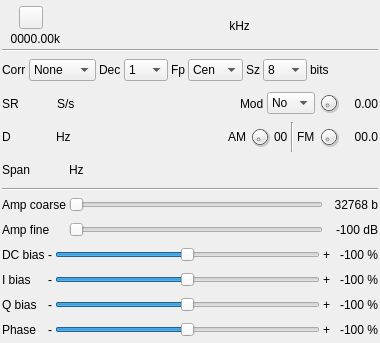
<?xml version="1.0" encoding="UTF-8"?>
<ui version="4.0">
 <class>TestSourceGui</class>
 <widget class="QWidget" name="TestSourceGui">
  <property name="geometry">
   <rect>
    <x>0</x>
    <y>0</y>
    <width>380</width>
    <height>343</height>
   </rect>
  </property>
  <property name="sizePolicy">
   <sizepolicy hsizetype="Fixed" vsizetype="Fixed">
    <horstretch>0</horstretch>
    <verstretch>0</verstretch>
   </sizepolicy>
  </property>
  <property name="minimumSize">
   <size>
    <width>360</width>
    <height>331</height>
   </size>
  </property>
  <property name="maximumSize">
   <size>
    <width>380</width>
    <height>343</height>
   </size>
  </property>
  <property name="font">
   <font>
    <family>Liberation Sans</family>
    <pointsize>9</pointsize>
    <italic>false</italic>
    <bold>false</bold>
   </font>
  </property>
  <property name="windowTitle">
   <string>Test source</string>
  </property>
  <layout class="QVBoxLayout" name="verticalLayout">
   <property name="spacing">
    <number>3</number>
   </property>
   <property name="leftMargin">
    <number>2</number>
   </property>
   <property name="topMargin">
    <number>2</number>
   </property>
   <property name="rightMargin">
    <number>2</number>
   </property>
   <property name="bottomMargin">
    <number>2</number>
   </property>
   <item>
    <layout class="QHBoxLayout" name="horizontalLayout_freq">
     <property name="topMargin">
      <number>4</number>
     </property>
     <item>
      <layout class="QVBoxLayout" name="deviceUILayout">
       <item>
        <layout class="QHBoxLayout" name="deviceButtonsLayout">
         <item>
          <widget class="ButtonSwitch" name="startStop">
           <property name="toolTip">
            <string>start/stop acquisition</string>
           </property>
           <property name="text">
            <string/>
           </property>
           <property name="icon">
            <iconset resource="../../../sdrgui/resources/res.qrc">
             <normaloff>:/play.png</normaloff>
             <normalon>:/stop.png</normalon>:/play.png</iconset>
           </property>
          </widget>
         </item>
        </layout>
       </item>
       <item>
        <layout class="QHBoxLayout" name="deviceRateLayout">
         <item>
          <widget class="QLabel" name="deviceRateText">
           <property name="minimumSize">
            <size>
             <width>58</width>
             <height>0</height>
            </size>
           </property>
           <property name="toolTip">
            <string>I/Q sample rate kS/s</string>
           </property>
           <property name="text">
            <string>0000.00k</string>
           </property>
           <property name="alignment">
            <set>Qt::AlignRight|Qt::AlignTrailing|Qt::AlignVCenter</set>
           </property>
          </widget>
         </item>
        </layout>
       </item>
      </layout>
     </item>
     <item>
      <spacer name="horizontalSpacer">
       <property name="orientation">
        <enum>Qt::Horizontal</enum>
       </property>
       <property name="sizeHint" stdset="0">
        <size>
         <width>0</width>
         <height>0</height>
        </size>
       </property>
      </spacer>
     </item>
     <item>
      <widget class="ValueDial" name="centerFrequency" native="true">
       <property name="sizePolicy">
        <sizepolicy hsizetype="Maximum" vsizetype="Maximum">
         <horstretch>0</horstretch>
         <verstretch>0</verstretch>
        </sizepolicy>
       </property>
       <property name="minimumSize">
        <size>
         <width>32</width>
         <height>16</height>
        </size>
       </property>
       <property name="font">
        <font>
         <family>Liberation Mono</family>
         <pointsize>16</pointsize>
         <italic>false</italic>
         <bold>false</bold>
        </font>
       </property>
       <property name="cursor">
        <cursorShape>PointingHandCursor</cursorShape>
       </property>
       <property name="focusPolicy">
        <enum>Qt::StrongFocus</enum>
       </property>
       <property name="toolTip">
        <string>Tuner center frequency in kHz</string>
       </property>
      </widget>
     </item>
     <item>
      <widget class="QLabel" name="freqUnits">
       <property name="text">
        <string> kHz</string>
       </property>
      </widget>
     </item>
     <item>
      <spacer name="horizontalSpacer_2">
       <property name="orientation">
        <enum>Qt::Horizontal</enum>
       </property>
       <property name="sizeHint" stdset="0">
        <size>
         <width>0</width>
         <height>0</height>
        </size>
       </property>
      </spacer>
     </item>
    </layout>
   </item>
   <item>
    <widget class="Line" name="line_2">
     <property name="orientation">
      <enum>Qt::Horizontal</enum>
     </property>
    </widget>
   </item>
   <item>
    <layout class="QHBoxLayout" name="autoCorrectionsLayout">
     <item>
      <widget class="QLabel" name="autoCorrLabel">
       <property name="text">
        <string>Corr</string>
       </property>
      </widget>
     </item>
     <item>
      <widget class="QComboBox" name="autoCorr">
       <property name="toolTip">
        <string>DC offset and IQ correction options</string>
       </property>
       <item>
        <property name="text">
         <string>None</string>
        </property>
       </item>
       <item>
        <property name="text">
         <string>DC</string>
        </property>
       </item>
       <item>
        <property name="text">
         <string>DC+IQ</string>
        </property>
       </item>
      </widget>
     </item>
     <item>
      <widget class="QLabel" name="decimationLabel">
       <property name="text">
        <string>Dec</string>
       </property>
      </widget>
     </item>
     <item>
      <widget class="QComboBox" name="decimation">
       <property name="maximumSize">
        <size>
         <width>45</width>
         <height>16777215</height>
        </size>
       </property>
       <property name="toolTip">
        <string>Decimation factor</string>
        <string>Decimation factor</string>
       </property>
       <item>
        <property name="text">
         <string>1</string>
        </property>
       </item>
       <item>
        <property name="text">
         <string>2</string>
        </property>
       </item>
       <item>
        <property name="text">
         <string>4</string>
        </property>
       </item>
       <item>
        <property name="text">
         <string>8</string>
        </property>
       </item>
       <item>
        <property name="text">
         <string>16</string>
        </property>
       </item>
       <item>
        <property name="text">
         <string>32</string>
        </property>
       </item>
       <item>
        <property name="text">
         <string>64</string>
        </property>
       </item>
      </widget>
     </item>
     <item>
      <widget class="QLabel" name="fcPosLabel">
       <property name="text">
        <string>Fp</string>
       </property>
      </widget>
     </item>
     <item>
      <widget class="QComboBox" name="fcPos">
       <property name="minimumSize">
        <size>
         <width>55</width>
         <height>0</height>
        </size>
       </property>
       <property name="maximumSize">
        <size>
         <width>50</width>
         <height>16777215</height>
        </size>
       </property>
       <property name="toolTip">
        <string>Relative position of generator center frequency</string>
       </property>
       <property name="currentIndex">
        <number>2</number>
       </property>
       <item>
        <property name="text">
         <string>Inf</string>
        </property>
       </item>
       <item>
        <property name="text">
         <string>Sup</string>
        </property>
       </item>
       <item>
        <property name="text">
         <string>Cen</string>
        </property>
       </item>
      </widget>
     </item>
     <item>
      <widget class="QLabel" name="sampleSzieLabel">
       <property name="text">
        <string>Sz</string>
       </property>
      </widget>
     </item>
     <item>
      <widget class="QComboBox" name="sampleSize">
       <property name="maximumSize">
        <size>
         <width>45</width>
         <height>16777215</height>
        </size>
       </property>
       <property name="toolTip">
        <string>Sample size</string>
       </property>
       <property name="currentIndex">
        <number>0</number>
       </property>
       <item>
        <property name="text">
         <string>8</string>
        </property>
       </item>
       <item>
        <property name="text">
         <string>12</string>
        </property>
       </item>
       <item>
        <property name="text">
         <string>16</string>
        </property>
       </item>
      </widget>
     </item>
     <item>
      <widget class="QLabel" name="sampleSizeUnits">
       <property name="text">
        <string>bits</string>
       </property>
      </widget>
     </item>
     <item>
      <spacer name="horizontalSpacer_4">
       <property name="orientation">
        <enum>Qt::Horizontal</enum>
       </property>
       <property name="sizeHint" stdset="0">
        <size>
         <width>40</width>
         <height>20</height>
        </size>
       </property>
      </spacer>
     </item>
    </layout>
   </item>
   <item>
    <layout class="QHBoxLayout" name="sampleRateLayout">
     <property name="topMargin">
      <number>2</number>
     </property>
     <property name="bottomMargin">
      <number>2</number>
     </property>
     <item>
      <widget class="QLabel" name="samplerateLabel">
       <property name="sizePolicy">
        <sizepolicy hsizetype="Maximum" vsizetype="Preferred">
         <horstretch>0</horstretch>
         <verstretch>0</verstretch>
        </sizepolicy>
       </property>
       <property name="minimumSize">
        <size>
         <width>16</width>
         <height>0</height>
        </size>
       </property>
       <property name="text">
        <string>SR</string>
       </property>
      </widget>
     </item>
     <item>
      <widget class="ValueDial" name="sampleRate" native="true">
       <property name="sizePolicy">
        <sizepolicy hsizetype="Maximum" vsizetype="Maximum">
         <horstretch>0</horstretch>
         <verstretch>0</verstretch>
        </sizepolicy>
       </property>
       <property name="minimumSize">
        <size>
         <width>32</width>
         <height>16</height>
        </size>
       </property>
       <property name="font">
        <font>
         <family>Liberation Mono</family>
         <pointsize>12</pointsize>
         <italic>false</italic>
         <bold>false</bold>
        </font>
       </property>
       <property name="cursor">
        <cursorShape>PointingHandCursor</cursorShape>
       </property>
       <property name="toolTip">
        <string>Generator sample rate (S/s)</string>
       </property>
      </widget>
     </item>
     <item>
      <widget class="QLabel" name="sampleRateUnit">
       <property name="text">
        <string>S/s</string>
       </property>
      </widget>
     </item>
     <item>
      <spacer name="horizontalSpacer_5">
       <property name="orientation">
        <enum>Qt::Horizontal</enum>
       </property>
       <property name="sizeHint" stdset="0">
        <size>
         <width>40</width>
         <height>20</height>
        </size>
       </property>
      </spacer>
     </item>
     <item>
      <widget class="QLabel" name="modulationLabel">
       <property name="text">
        <string>Mod</string>
       </property>
      </widget>
     </item>
     <item>
      <widget class="QComboBox" name="modulation">
       <property name="maximumSize">
        <size>
         <width>50</width>
         <height>16777215</height>
        </size>
       </property>
       <property name="toolTip">
        <string>Modulation</string>
       </property>
       <item>
        <property name="text">
         <string>No</string>
        </property>
       </item>
       <item>
        <property name="text">
         <string>AM</string>
        </property>
       </item>
       <item>
        <property name="text">
         <string>FM</string>
        </property>
       </item>
       <item>
        <property name="text">
         <string>P0</string>
        </property>
       </item>
       <item>
        <property name="text">
         <string>P1</string>
        </property>
       </item>
       <item>
        <property name="text">
         <string>P2</string>
        </property>
       </item>
      </widget>
     </item>
     <item>
      <widget class="QDial" name="modulationFrequency">
       <property name="maximumSize">
        <size>
         <width>22</width>
         <height>22</height>
        </size>
       </property>
       <property name="toolTip">
        <string>Modulation tone (kHz)</string>
       </property>
       <property name="minimum">
        <number>1</number>
       </property>
       <property name="maximum">
        <number>999</number>
       </property>
       <property name="pageStep">
        <number>1</number>
       </property>
      </widget>
     </item>
     <item>
      <widget class="QLabel" name="modulationFrequencyText">
       <property name="minimumSize">
        <size>
         <width>35</width>
         <height>0</height>
        </size>
       </property>
       <property name="toolTip">
        <string>Modulation tone value (kHz)</string>
       </property>
       <property name="text">
        <string>0.00</string>
       </property>
       <property name="alignment">
        <set>Qt::AlignRight|Qt::AlignTrailing|Qt::AlignVCenter</set>
       </property>
      </widget>
     </item>
    </layout>
   </item>
   <item>
    <layout class="QHBoxLayout" name="frequencyShiftLayout">
     <item>
      <widget class="QLabel" name="frequencyShiftLabel">
       <property name="minimumSize">
        <size>
         <width>16</width>
         <height>0</height>
        </size>
       </property>
       <property name="text">
        <string>D</string>
       </property>
      </widget>
     </item>
     <item>
      <widget class="ValueDialZ" name="frequencyShift" native="true">
       <property name="sizePolicy">
        <sizepolicy hsizetype="Maximum" vsizetype="Maximum">
         <horstretch>0</horstretch>
         <verstretch>0</verstretch>
        </sizepolicy>
       </property>
       <property name="minimumSize">
        <size>
         <width>32</width>
         <height>16</height>
        </size>
       </property>
       <property name="font">
        <font>
         <family>Liberation Mono</family>
         <pointsize>12</pointsize>
         <italic>false</italic>
         <bold>false</bold>
        </font>
       </property>
       <property name="cursor">
        <cursorShape>PointingHandCursor</cursorShape>
       </property>
       <property name="toolTip">
        <string>Shift from center frequency</string>
       </property>
      </widget>
     </item>
     <item>
      <widget class="QLabel" name="frequencyShiftUnits">
       <property name="text">
        <string>Hz</string>
       </property>
      </widget>
     </item>
     <item>
      <spacer name="horizontalSpacer_3">
       <property name="orientation">
        <enum>Qt::Horizontal</enum>
       </property>
       <property name="sizeHint" stdset="0">
        <size>
         <width>40</width>
         <height>20</height>
        </size>
       </property>
      </spacer>
     </item>
     <item>
      <widget class="QLabel" name="amModulationLabel">
       <property name="text">
        <string>AM</string>
       </property>
      </widget>
     </item>
     <item>
      <widget class="QDial" name="amModulation">
       <property name="maximumSize">
        <size>
         <width>22</width>
         <height>22</height>
        </size>
       </property>
       <property name="toolTip">
        <string>AM modulation (%)</string>
       </property>
       <property name="pageStep">
        <number>1</number>
       </property>
      </widget>
     </item>
     <item>
      <widget class="QLabel" name="amModulationText">
       <property name="toolTip">
        <string>AM modulation value (%)</string>
       </property>
       <property name="text">
        <string>00</string>
       </property>
      </widget>
     </item>
     <item>
      <widget class="Line" name="line">
       <property name="orientation">
        <enum>Qt::Vertical</enum>
       </property>
      </widget>
     </item>
     <item>
      <widget class="QLabel" name="fmDeviationLabel">
       <property name="text">
        <string>FM</string>
       </property>
      </widget>
     </item>
     <item>
      <widget class="QDial" name="fmDeviation">
       <property name="maximumSize">
        <size>
         <width>22</width>
         <height>22</height>
        </size>
       </property>
       <property name="toolTip">
        <string>FM deviation (kHz)</string>
       </property>
       <property name="minimum">
        <number>1</number>
       </property>
       <property name="maximum">
        <number>999</number>
       </property>
       <property name="pageStep">
        <number>1</number>
       </property>
      </widget>
     </item>
     <item>
      <widget class="QLabel" name="fmDeviationText">
       <property name="minimumSize">
        <size>
         <width>35</width>
         <height>0</height>
        </size>
       </property>
       <property name="toolTip">
        <string>FM deviation value (kHz)</string>
       </property>
       <property name="text">
        <string>00.0</string>
       </property>
       <property name="alignment">
        <set>Qt::AlignRight|Qt::AlignTrailing|Qt::AlignVCenter</set>
       </property>
      </widget>
     </item>
    </layout>
   </item>
   <item>
    <layout class="QHBoxLayout" name="horizontalLayout_span">
     <item>
      <widget class="QLabel" name="spanInputLabel">
       <property name="text">
        <string>Span</string>
       </property>
      </widget>
     </item>
     <item>
      <widget class="ValueDial" name="spanInput" native="true">
       <property name="sizePolicy">
        <sizepolicy hsizetype="Maximum" vsizetype="Maximum">
         <horstretch>0</horstretch>
         <verstretch>0</verstretch>
        </sizepolicy>
       </property>
       <property name="minimumSize">
        <size>
         <width>32</width>
         <height>16</height>
        </size>
       </property>
       <property name="font">
        <font>
         <family>Liberation Mono</family>
         <pointsize>12</pointsize>
         <italic>false</italic>
         <bold>false</bold>
        </font>
       </property>
       <property name="cursor">
        <cursorShape>PointingHandCursor</cursorShape>
       </property>
       <property name="toolTip">
        <string>Span Frequency</string>
       </property>
      </widget>
     </item>
     <item>
      <widget class="QLabel" name="label">
       <property name="text">
        <string>Hz</string>
       </property>
      </widget>
     </item>
     <item>
      <spacer name="horizontalSpacer_6">
       <property name="orientation">
        <enum>Qt::Horizontal</enum>
       </property>
       <property name="sizeHint" stdset="0">
        <size>
         <width>40</width>
         <height>20</height>
        </size>
       </property>
      </spacer>
     </item>
    </layout>
   </item>
   <item>
    <widget class="Line" name="line_4">
     <property name="orientation">
      <enum>Qt::Horizontal</enum>
     </property>
    </widget>
   </item>
   <item>
    <layout class="QGridLayout" name="amplitudeLayout">
     <item row="1" column="0">
      <widget class="QLabel" name="amplitudeFineLabel">
       <property name="minimumSize">
        <size>
         <width>0</width>
         <height>22</height>
        </size>
       </property>
       <property name="text">
        <string>Amp fine</string>
       </property>
      </widget>
     </item>
     <item row="0" column="0">
      <widget class="QLabel" name="amplitudeCoarseLabel">
       <property name="sizePolicy">
        <sizepolicy hsizetype="Maximum" vsizetype="Preferred">
         <horstretch>0</horstretch>
         <verstretch>0</verstretch>
        </sizepolicy>
       </property>
       <property name="minimumSize">
        <size>
         <width>0</width>
         <height>22</height>
        </size>
       </property>
       <property name="text">
        <string>Amp coarse</string>
       </property>
      </widget>
     </item>
     <item row="0" column="1">
      <widget class="QSlider" name="amplitudeCoarse">
       <property name="enabled">
        <bool>true</bool>
       </property>
       <property name="toolTip">
        <string>Amplitude coarse (x100)</string>
       </property>
       <property name="maximum">
        <number>327</number>
       </property>
       <property name="pageStep">
        <number>1</number>
       </property>
       <property name="orientation">
        <enum>Qt::Horizontal</enum>
       </property>
      </widget>
     </item>
     <item row="0" column="2">
      <widget class="QLabel" name="amplitudeBits">
       <property name="toolTip">
        <string>Amplitude in bits</string>
       </property>
       <property name="text">
        <string>32768 b</string>
       </property>
       <property name="alignment">
        <set>Qt::AlignRight|Qt::AlignTrailing|Qt::AlignVCenter</set>
       </property>
      </widget>
     </item>
     <item row="1" column="2">
      <widget class="QLabel" name="power">
       <property name="minimumSize">
        <size>
         <width>52</width>
         <height>0</height>
        </size>
       </property>
       <property name="toolTip">
        <string>Power</string>
       </property>
       <property name="text">
        <string>-100 dB</string>
       </property>
       <property name="alignment">
        <set>Qt::AlignRight|Qt::AlignTrailing|Qt::AlignVCenter</set>
       </property>
      </widget>
     </item>
     <item row="1" column="1">
      <widget class="QSlider" name="amplitudeFine">
       <property name="toolTip">
        <string>Amplitude fine (x1)</string>
       </property>
       <property name="pageStep">
        <number>1</number>
       </property>
       <property name="orientation">
        <enum>Qt::Horizontal</enum>
       </property>
      </widget>
     </item>
    </layout>
   </item>
   <item>
    <layout class="QGridLayout" name="iqBiasLayout">
     <item row="2" column="2">
      <widget class="QSlider" name="qBias">
       <property name="minimum">
        <number>-99</number>
       </property>
       <property name="pageStep">
        <number>1</number>
       </property>
       <property name="orientation">
        <enum>Qt::Horizontal</enum>
       </property>
      </widget>
     </item>
     <item row="2" column="4">
      <widget class="QLabel" name="qBiasText">
       <property name="text">
        <string>-100 %</string>
       </property>
       <property name="alignment">
        <set>Qt::AlignRight|Qt::AlignTrailing|Qt::AlignVCenter</set>
       </property>
      </widget>
     </item>
     <item row="2" column="0">
      <widget class="QLabel" name="qBiasLabel">
       <property name="minimumSize">
        <size>
         <width>0</width>
         <height>22</height>
        </size>
       </property>
       <property name="text">
        <string>Q bias</string>
       </property>
      </widget>
     </item>
     <item row="2" column="3">
      <widget class="QLabel" name="qBiasPlusQLabel">
       <property name="text">
        <string>+</string>
       </property>
      </widget>
     </item>
     <item row="2" column="1">
      <widget class="QLabel" name="qBiasMinusLabel">
       <property name="text">
        <string>-</string>
       </property>
      </widget>
     </item>
     <item row="1" column="0">
      <widget class="QLabel" name="iBiasLabel">
       <property name="minimumSize">
        <size>
         <width>0</width>
         <height>22</height>
        </size>
       </property>
       <property name="text">
        <string>I bias</string>
       </property>
      </widget>
     </item>
     <item row="1" column="1">
      <widget class="QLabel" name="iBiasMinusLabel">
       <property name="text">
        <string>-</string>
       </property>
      </widget>
     </item>
     <item row="1" column="2">
      <widget class="QSlider" name="iBias">
       <property name="minimum">
        <number>-99</number>
       </property>
       <property name="pageStep">
        <number>1</number>
       </property>
       <property name="orientation">
        <enum>Qt::Horizontal</enum>
       </property>
      </widget>
     </item>
     <item row="1" column="4">
      <widget class="QLabel" name="iBiasText">
       <property name="text">
        <string>-100 %</string>
       </property>
       <property name="alignment">
        <set>Qt::AlignRight|Qt::AlignTrailing|Qt::AlignVCenter</set>
       </property>
      </widget>
     </item>
     <item row="1" column="3">
      <widget class="QLabel" name="iBiasPlusLabel">
       <property name="text">
        <string>+</string>
       </property>
      </widget>
     </item>
     <item row="0" column="0">
      <widget class="QLabel" name="dcBiasLabel">
       <property name="minimumSize">
        <size>
         <width>0</width>
         <height>22</height>
        </size>
       </property>
       <property name="text">
        <string>DC bias</string>
       </property>
      </widget>
     </item>
     <item row="0" column="1">
      <widget class="QLabel" name="dcBiasMinusLabel">
       <property name="text">
        <string>-</string>
       </property>
      </widget>
     </item>
     <item row="0" column="2">
      <widget class="QSlider" name="dcBias">
       <property name="minimum">
        <number>-99</number>
       </property>
       <property name="pageStep">
        <number>1</number>
       </property>
       <property name="orientation">
        <enum>Qt::Horizontal</enum>
       </property>
      </widget>
     </item>
     <item row="0" column="3">
      <widget class="QLabel" name="dcBiasPlusLabel">
       <property name="text">
        <string>+</string>
       </property>
      </widget>
     </item>
     <item row="0" column="4">
      <widget class="QLabel" name="dcBiasText">
       <property name="text">
        <string>-100 %</string>
       </property>
       <property name="alignment">
        <set>Qt::AlignRight|Qt::AlignTrailing|Qt::AlignVCenter</set>
       </property>
      </widget>
     </item>
     <item row="3" column="0">
      <widget class="QLabel" name="phaseImbalanceLabel">
       <property name="minimumSize">
        <size>
         <width>0</width>
         <height>22</height>
        </size>
       </property>
       <property name="text">
        <string>Phase</string>
       </property>
      </widget>
     </item>
     <item row="3" column="1">
      <widget class="QLabel" name="phaseImbalanceMinusLabel">
       <property name="text">
        <string>-</string>
       </property>
      </widget>
     </item>
     <item row="3" column="3">
      <widget class="QLabel" name="phaseImbalancePlusLabel">
       <property name="text">
        <string>+</string>
       </property>
      </widget>
     </item>
     <item row="3" column="4">
      <widget class="QLabel" name="phaseImbalanceText">
       <property name="minimumSize">
        <size>
         <width>45</width>
         <height>0</height>
        </size>
       </property>
       <property name="text">
        <string>-100 %</string>
       </property>
       <property name="alignment">
        <set>Qt::AlignRight|Qt::AlignTrailing|Qt::AlignVCenter</set>
       </property>
      </widget>
     </item>
     <item row="3" column="2">
      <widget class="QSlider" name="phaseImbalance">
       <property name="minimum">
        <number>-99</number>
       </property>
       <property name="pageStep">
        <number>1</number>
       </property>
       <property name="orientation">
        <enum>Qt::Horizontal</enum>
       </property>
      </widget>
     </item>
    </layout>
   </item>
  </layout>
 </widget>
 <customwidgets>
  <customwidget>
   <class>ValueDial</class>
   <extends>QWidget</extends>
   <header>gui/valuedial.h</header>
   <container>1</container>
  </customwidget>
  <customwidget>
   <class>ButtonSwitch</class>
   <extends>QToolButton</extends>
   <header>gui/buttonswitch.h</header>
  </customwidget>
  <customwidget>
   <class>ValueDialZ</class>
   <extends>QWidget</extends>
   <header>gui/valuedialz.h</header>
   <container>1</container>
  </customwidget>
 </customwidgets>
 <resources>
  <include location="../../../sdrgui/resources/res.qrc"/>
 </resources>
 <connections/>
</ui>
